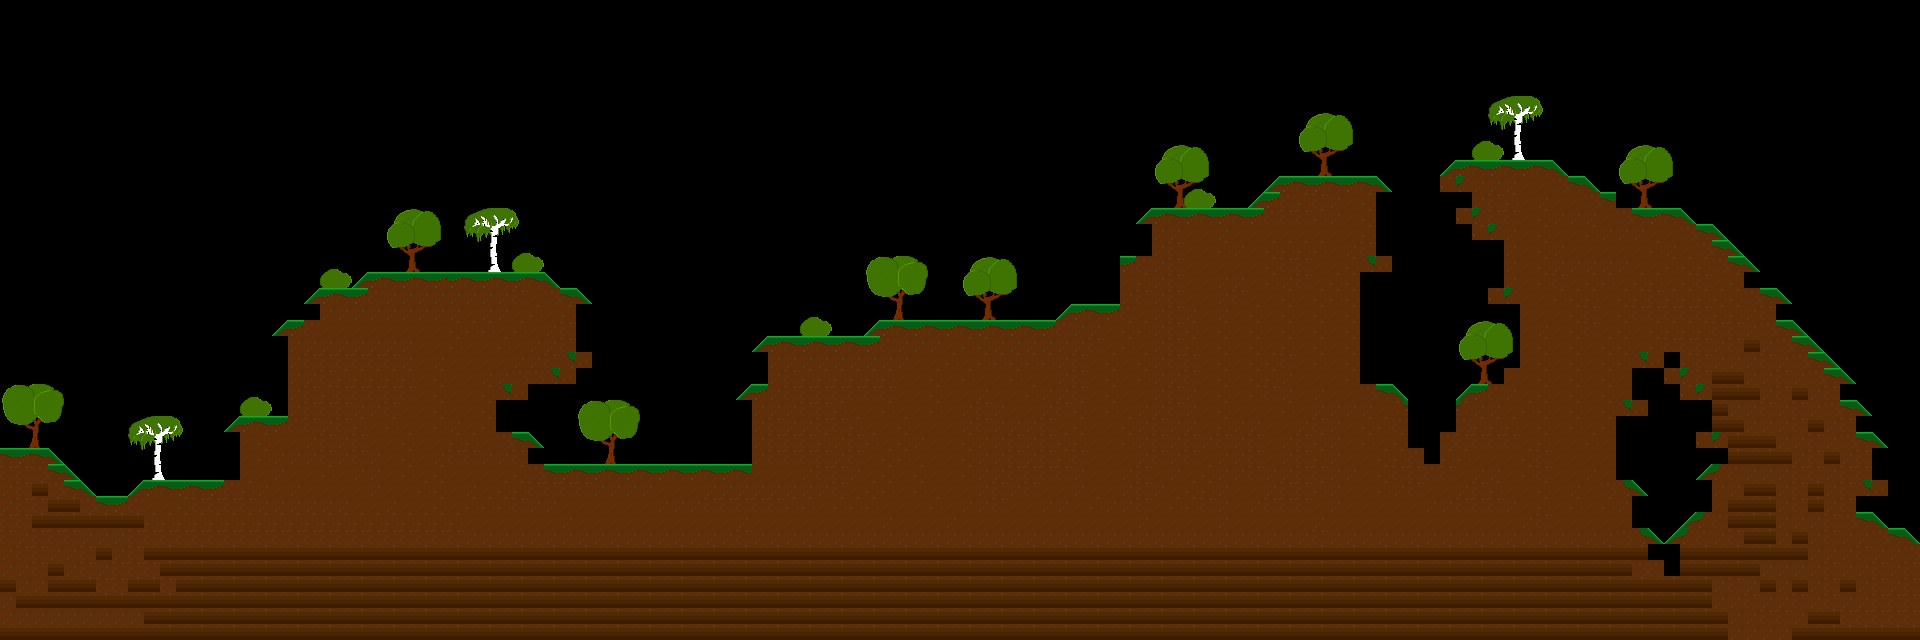

Tiled map render using the project's own tile images. Description and the map definition, with tile-layer contents summarised, below:
An orthogonal 120x40 tile map with 16x16 px tiles, 1 tile layer (Kachelebene 1), 6 tilesets.

<map version="1.2" tiledversion="1.2.0" orientation="orthogonal" renderorder="right-down" width="120" height="40" tilewidth="16" tileheight="16" infinite="0" nextlayerid="3" nextobjectid="1">
 <tileset firstgid="1" name="grassTielset" tilewidth="16" tileheight="16" tilecount="100" columns="10">
  <image source="../../tiels/grassTielset.png" width="160" height="160" />
 </tileset>
 <tileset firstgid="101" name="trees" tilewidth="1" tileheight="1" tilecount="0" columns="0" />
 <tileset firstgid="101" name="background_tree" tilewidth="64" tileheight="64" tilecount="1" columns="0">
  <grid orientation="orthogonal" width="1" height="1" />
  <tile id="0">
   <image width="64" height="64" source="background_tree.png" />
  </tile>
 </tileset>
 <tileset firstgid="102" name="background_birch" tilewidth="64" tileheight="64" tilecount="1" columns="0">
  <grid orientation="orthogonal" width="1" height="1" />
  <tile id="0">
   <image width="64" height="64" source="background_birch.png" />
  </tile>
 </tileset>
 <tileset firstgid="103" name="bush_0" tilewidth="32" tileheight="32" tilecount="1" columns="0">
  <grid orientation="orthogonal" width="1" height="1" />
  <tile id="0">
   <image width="32" height="32" source="../bush/bush_0.png" />
  </tile>
 </tileset>
 <tileset firstgid="104" name="background_tree2" tilewidth="64" tileheight="64" tilecount="1" columns="0">
  <grid orientation="orthogonal" width="1" height="1" />
  <tile id="0">
   <image width="64" height="64" source="background_tree2.png" />
  </tile>
 </tileset>
 <layer id="2" name="Kachelebene 1" width="120" height="40">
  <data>[4800 cells, 2358 non-empty, 28 distinct tile ids]</data>
 </layer>
</map>